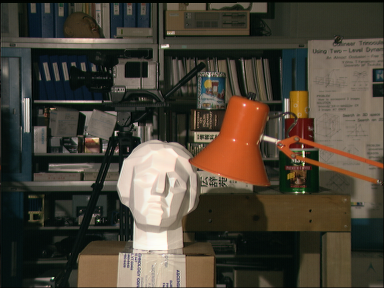
#> input picture data/test/tsukuba_L.png, 384 x 288 px
$ python pixel_disparity_cv2.py
#> lines starting #> are read from the running program, lines starting #| are printed output that depends on the picture
"""
Demo the standard pixel-based block matching algorithm with openCV
"""
from __future__ import division, print_function
import argparse
import cv2
import numpy as np
import matplotlib.pyplot as plt

parser = argparse.ArgumentParser()
parser.add_argument('--num_disparities', default=16, type=int)
parser.add_argument('--block_size', default=5, type=int)
ARGS = parser.parse_args()


def main():
    # load left and right images
    image_left = cv2.imread('../data/test/tsukuba_L.png', 0)
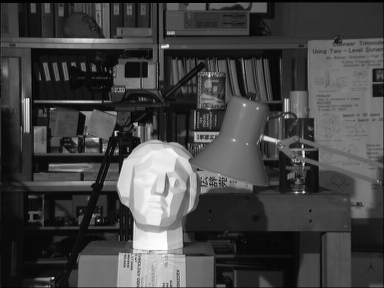
#> image_left: shape (288, 384); min 0, max 253, mean 67.8
    image_right = cv2.imread('../data/test/tsukuba_R.png', 0)
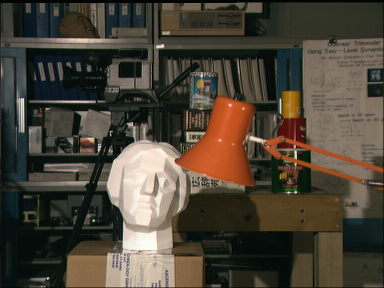
#> input picture data/test/tsukuba_R.png, 384 x 288 px
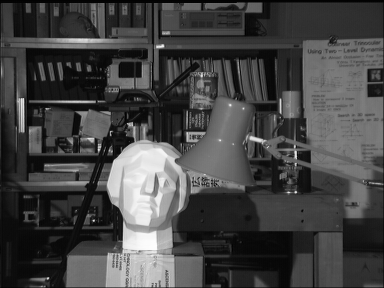
#> image_right: shape (288, 384); min 0, max 253, mean 68.2

    # compute binocular disparity in pixel space
    matcher = cv2.StereoBM_create(
        numDisparities=ARGS.num_disparities, blockSize=ARGS.block_size
    )
    disparity = matcher.compute(image_left, image_right)
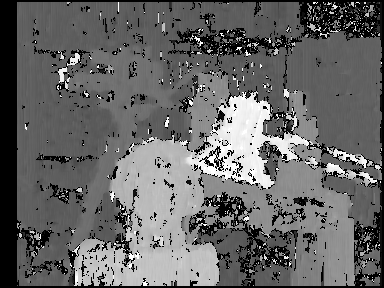
#> disparity: shape (288, 384) int16; min -16, max 240, mean 87.5; drawn with min black and max white
    # convert fixed-point representation to float
    disparity = disparity.astype(np.float32) / 16.

    # visualize
    fig, axes = plt.subplots(1,2,figsize=(14,5))
    axes[0].imshow(image_right[:,ARGS.num_disparities:], cmap='gray')
    axes[0].axis('off')
    axes[0].set_title('original image')
    axes[1].imshow(disparity[:,ARGS.num_disparities:])
    axes[1].axis('off')
    axes[1].set_title('disparity map')
    plt.show()
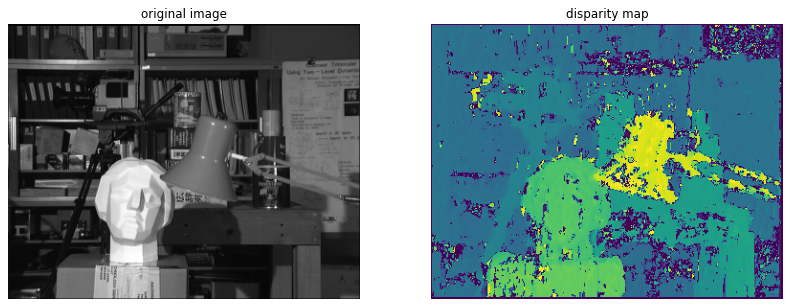
#> figure drawn by matplotlib, 2 panels

if __name__ == '__main__':
    main()
